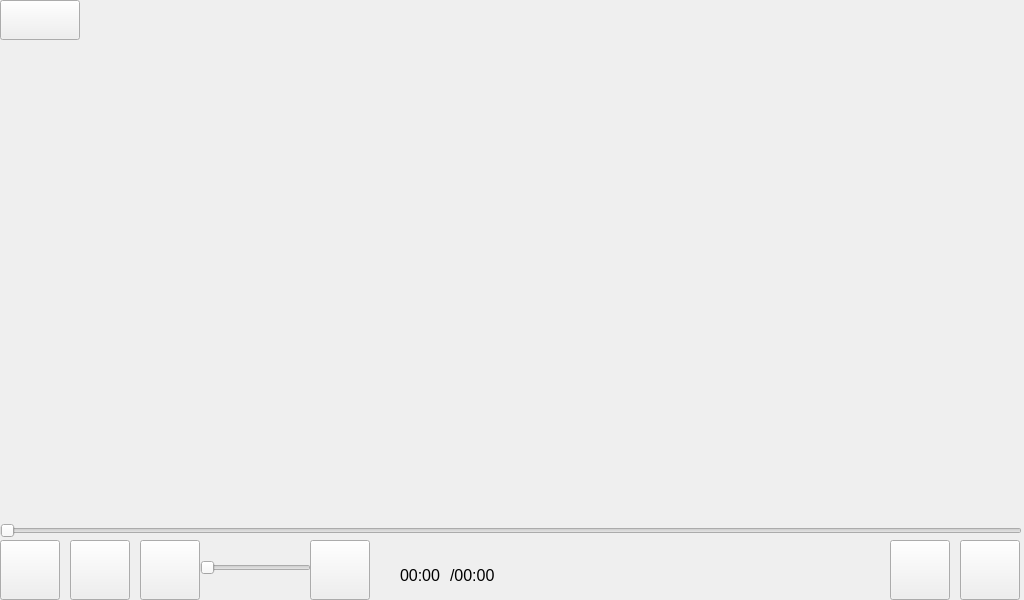
<?xml version="1.0" encoding="UTF-8"?>
<ui version="4.0">
 <class>XUVideoPlayer</class>
 <widget class="QWidget" name="XUVideoPlayer">
  <property name="geometry">
   <rect>
    <x>0</x>
    <y>0</y>
    <width>1024</width>
    <height>600</height>
   </rect>
  </property>
  <property name="windowTitle">
   <string>Form</string>
  </property>
  <widget class="QPushButton" name="VideoplayerreturnButton">
   <property name="geometry">
    <rect>
     <x>0</x>
     <y>0</y>
     <width>80</width>
     <height>40</height>
    </rect>
   </property>
   <property name="text">
    <string/>
   </property>
  </widget>
  <widget class="QWidget" name="VideoplayerbaseWidget" native="true">
   <property name="geometry">
    <rect>
     <x>0</x>
     <y>0</y>
     <width>1024</width>
     <height>520</height>
    </rect>
   </property>
  </widget>
  <widget class="QSlider" name="VideoplayerplaySlider">
   <property name="geometry">
    <rect>
     <x>0</x>
     <y>520</y>
     <width>1022</width>
     <height>22</height>
    </rect>
   </property>
   <property name="orientation">
    <enum>Qt::Horizontal</enum>
   </property>
  </widget>
  <widget class="QPushButton" name="VideoplayerplayButton">
   <property name="geometry">
    <rect>
     <x>0</x>
     <y>540</y>
     <width>60</width>
     <height>60</height>
    </rect>
   </property>
   <property name="text">
    <string/>
   </property>
  </widget>
  <widget class="QPushButton" name="VideoplayernextButton">
   <property name="geometry">
    <rect>
     <x>70</x>
     <y>540</y>
     <width>60</width>
     <height>60</height>
    </rect>
   </property>
   <property name="text">
    <string/>
   </property>
  </widget>
  <widget class="QPushButton" name="VideoplayerVolumedownButton">
   <property name="geometry">
    <rect>
     <x>140</x>
     <y>540</y>
     <width>60</width>
     <height>60</height>
    </rect>
   </property>
   <property name="text">
    <string/>
   </property>
  </widget>
  <widget class="QSlider" name="VideoplayervolumeSlider">
   <property name="geometry">
    <rect>
     <x>200</x>
     <y>560</y>
     <width>111</width>
     <height>16</height>
    </rect>
   </property>
   <property name="orientation">
    <enum>Qt::Horizontal</enum>
   </property>
  </widget>
  <widget class="QPushButton" name="VideoplayerVolumeupButton">
   <property name="geometry">
    <rect>
     <x>310</x>
     <y>540</y>
     <width>60</width>
     <height>60</height>
    </rect>
   </property>
   <property name="text">
    <string/>
   </property>
  </widget>
  <widget class="QPushButton" name="VideoplayerFullscreenButton">
   <property name="geometry">
    <rect>
     <x>960</x>
     <y>540</y>
     <width>60</width>
     <height>60</height>
    </rect>
   </property>
   <property name="text">
    <string/>
   </property>
  </widget>
  <widget class="QLabel" name="VideoplayerplayLabel">
   <property name="geometry">
    <rect>
     <x>380</x>
     <y>560</y>
     <width>60</width>
     <height>30</height>
    </rect>
   </property>
   <property name="font">
    <font>
     <pointsize>12</pointsize>
    </font>
   </property>
   <property name="text">
    <string>00:00</string>
   </property>
   <property name="alignment">
    <set>Qt::AlignRight|Qt::AlignTrailing|Qt::AlignVCenter</set>
   </property>
  </widget>
  <widget class="QLabel" name="VideoplayerdurationLabel">
   <property name="geometry">
    <rect>
     <x>450</x>
     <y>560</y>
     <width>60</width>
     <height>30</height>
    </rect>
   </property>
   <property name="font">
    <font>
     <pointsize>12</pointsize>
    </font>
   </property>
   <property name="text">
    <string>/00:00</string>
   </property>
   <property name="alignment">
    <set>Qt::AlignLeading|Qt::AlignLeft|Qt::AlignVCenter</set>
   </property>
  </widget>
  <widget class="QPushButton" name="VideoplayerScanButton">
   <property name="geometry">
    <rect>
     <x>890</x>
     <y>540</y>
     <width>60</width>
     <height>60</height>
    </rect>
   </property>
   <property name="text">
    <string/>
   </property>
  </widget>
  <zorder>VideoplayerbaseWidget</zorder>
  <zorder>VideoplayerreturnButton</zorder>
  <zorder>VideoplayerplaySlider</zorder>
  <zorder>VideoplayerplayButton</zorder>
  <zorder>VideoplayernextButton</zorder>
  <zorder>VideoplayerVolumedownButton</zorder>
  <zorder>VideoplayervolumeSlider</zorder>
  <zorder>VideoplayerVolumeupButton</zorder>
  <zorder>VideoplayerFullscreenButton</zorder>
  <zorder>VideoplayerplayLabel</zorder>
  <zorder>VideoplayerdurationLabel</zorder>
  <zorder>VideoplayerScanButton</zorder>
 </widget>
 <resources/>
 <connections/>
</ui>
